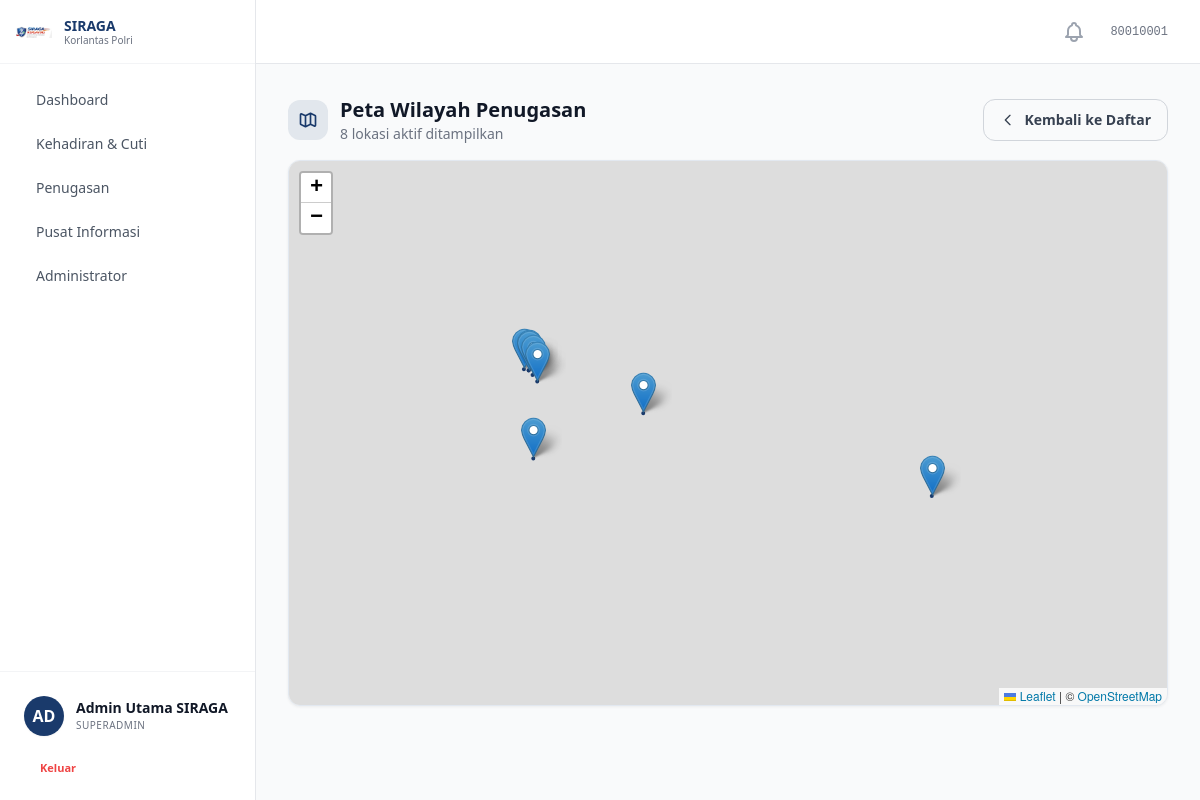
The app's page /locations/peta/ (signed in) with its own data.
### accounts/models.py (models this page shows, shortened)
class MenuItem(models.Model):
    label = models.CharField(max_length=100, verbose_name='Label')
    path = models.CharField(max_length=200, blank=True, verbose_name='Path / URL Name')
    icon = models.CharField(max_length=100, blank=True, verbose_name='Icon')
    parent = models.ForeignKey(
        'self', on_delete=models.CASCADE, null=True, blank=True,
        related_name='submenus', verbose_name='Parent Menu'
    )
    sort_order = models.IntegerField(default=0, verbose_name='Sort Order')
    is_active = models.BooleanField(default=True, verbose_name='Active')
    class Meta:
        verbose_name = 'Menu Item'
        verbose_name_plural = 'Menu Items'
        ordering = ['sort_order', 'label']
    def get_url(self):
        try:
            return reverse(self.path)
        except NoReverseMatch:
            return self.path

class Personel(AbstractBaseUser, PermissionsMixin):
    ROLE_CHOICES = [
        ('personel', 'Personel'),
        ('operator', 'Operator'),
        ('pimpinan', 'Pimpinan'),
        ('superadmin', 'Superadmin'),
    ]
    PANGKAT_CHOICES = [
        ('Bharada', 'Bharada'),
        ('Bhayangkara', 'Bhayangkara'),
        ('Bripda', 'Bripda'),
        ('Briptu', 'Briptu'),
        ('Brigpol', 'Brigpol'),
        ('Bripka', 'Bripka'),
        ('Aipda', 'Aipda'),
        ('Aiptu', 'Aiptu'),
        ('Ipda', 'Ipda'),
        ('Iptu', 'Iptu'),
        ('AKP', 'AKP'),
        ('Kompol', 'Kompol'),
        ('AKBP', 'AKBP'),
        ('Kombespol', 'Kombespol'),
        ('Brigjen Pol', 'Brigjen Pol'),
        ('Irjen Pol', 'Irjen Pol'),
        ('Komjen Pol', 'Komjen Pol'),
        ('Jenderal Pol', 'Jenderal Pol'),
    ]
    nrp = models.CharField(max_length=20, unique=True, verbose_name='NRP')
    nama_lengkap = models.CharField(max_length=200, verbose_name='Nama Lengkap')
    email = models.EmailField(blank=True, verbose_name='Email')
    no_hp = models.CharField(max_length=20, blank=True, verbose_name='No. HP')
    pangkat = models.CharField(max_length=50, choices=PANGKAT_CHOICES, blank=True, verbose_name='Pangkat')
    jabatan = models.CharField(max_length=200, blank=True, verbose_name='Jabatan')
    satker = models.ForeignKey(
        Satker, on_delete=models.SET_NULL, null=True, blank=True,
        related_name='personel', verbose_name='Satuan Kerja'
    )
    role = models.CharField(max_length=20, choices=ROLE_CHOICES, default='personel', verbose_name='Role')
    role_obj = models.ForeignKey(
        Role, on_delete=models.SET_NULL, null=True, blank=True,
        related_name='personel_set', verbose_name='Role (Object)'
    )
    foto = models.ImageField(upload_to='foto_personel/', blank=True, null=True, verbose_name='Foto')
    is_active = models.BooleanField(default=False)
    status_verifikasi = models.CharField(
        max_length=20,
        choices=[('pending', 'Pending'), ('approved', 'Approved')],
        default='pending'
    )
    is_staff = models.BooleanField(default=False)
    tanggal_bergabung = models.DateTimeField(auto_now_add=True)
    tanggal_nonaktif = models.DateTimeField(null=True, blank=True, verbose_name='Tanggal Dinonaktifkan')
    alasan_nonaktif = models.TextField(blank=True, verbose_name='Alasan Dinonaktifkan')
    objects = PersonelManager()
    USERNAME_FIELD = 'nrp'
    REQUIRED_FIELDS = ['nama_lengkap']
    class Meta:
        verbose_name = 'Personel'
        verbose_name_plural = 'Personel'
        ordering = ['nama_lengkap']
    @property
    def is_superadmin(self):
        if self.role_obj:
            return self.role_obj.nama.lower() == 'superadmin'
        return self.role == 'superadmin'

class Role(models.Model):
    nama = models.CharField(max_length=100, unique=True, verbose_name='Nama Role')
    deskripsi = models.TextField(blank=True, verbose_name='Deskripsi')
    dibuat_pada = models.DateTimeField(default=timezone.now, verbose_name='Dibuat Pada')
    menus = models.ManyToManyField(MenuItem, blank=True, related_name='roles', verbose_name='Menu Access')
    class Meta:
        verbose_name = 'Role'
        verbose_name_plural = 'Role'
        ordering = ['nama']

### locations/views.py (the view)
# urls.py: path('peta/', views.location_map, name='peta'),
@login_required
@cek_akses_menu('locations:daftar')
def location_map(request):
    _ensure_location_management_access(request)
    locations = Location.objects.filter(is_active=True)
    locations_data = [
        {
            'id': loc.pk,
            'name': loc.name,
            'type': loc.get_type_display(),
            'lat': float(loc.latitude),
            'lng': float(loc.longitude),
            'radius': loc.radius,
        }
        for loc in locations
    ]
    return render(request, 'locations/peta_lokasi.html', {
        'locations_data': locations_data,
        'total': locations.count(),
    })

### accounts/context_processor.py (called while the page is built)
def jumlah_verifikasi(request):
    if request.user.is_authenticated and (request.user.is_superadmin or request.user.is_operator):
        count = Personel.objects.filter(status_verifikasi='pending').count()
        return {'jumlah_pending_verifikasi': count}
    return {'jumlah_pending_verifikasi': 0}

### locations/views.py (called while the page is built)
def _ensure_location_management_access(request):
    if request.user.role not in ('pimpinan', 'superadmin'):
        raise PermissionDenied('Anda tidak memiliki akses ke manajemen wilayah.')

### notifikasi/context_processors.py (called while the page is built)
def notifikasi_unread_count(request):
    if request.user.is_authenticated:
        count = Notifikasi.objects.filter(user=request.user, is_read=False).count()
        return {'notif_unread_count': count}
    return {'notif_unread_count': 0}

### sprin/context_processors.py (called while the page is built)
def user_role(request):
    role = request.session.get('user_role', 'Operator')
    if role not in ['Operator', 'SDM', 'Pimpinan']:
        role = 'Operator'
    return {'user_role': role}

### templates/locations/peta_lokasi.html (shortened to what this page needs)
{% extends 'base.html' %}
{% block extra_head %}
<link rel="stylesheet" href="https://unpkg.com/leaflet@1.9.4/dist/leaflet.css" />
{% endblock %}
{% block content %}
<div class="flex flex-col gap-4">
  <div class="flex flex-col gap-3 sm:flex-row sm:items-center sm:justify-between">
    <div class="flex items-center gap-3">
      <div class="flex items-center justify-center w-10 h-10 rounded-xl bg-[#1a3a6b]/10">
      </div>
      <div>
        <h1 class="text-xl font-bold text-gray-900">Peta Wilayah Penugasan</h1>
        <p class="text-sm text-gray-500">{{ total }} lokasi aktif ditampilkan</p>
      </div>
    </div>
    <a href="{% url 'locations:daftar' %}" class="inline-flex items-center gap-2 px-4 py-2.5 rounded-xl border border-gray-300 text-sm font-semibold text-gray-700 hover:bg-gray-50 transition-colors">
      <svg class="w-4 h-4" fill="none" stroke="currentColor" viewBox="0 0 24 24"><path stroke-linecap="round" stroke-linejoin="round" stroke-width="2" d="M15 19l-7-7 7-7"/></svg>
      Kembali ke Daftar
    </a>
  </div>
  <div class="card overflow-hidden">
    <div id="fullmap" class="w-full" style="height:calc(100vh - 16rem);min-height:400px;"></div>
  </div>
</div>
{% endblock %}

### templates/base.html (shortened to what this page needs)
{% load static %}
<!DOCTYPE html>
<html lang="id" class="h-full">
<head>
  <script src="https://cdn.tailwindcss.com"></script>
  <link rel="stylesheet" href="{% static 'css/custom.css' %}" />
  {% block extra_head %}{% endblock %}
</head>
<body class="h-full bg-gray-50 text-gray-900 antialiased" x-data="{ sidebarOpen: true }">
  {% if user.is_authenticated %}
  <div class="flex h-screen overflow-hidden">
    <aside
      :class="sidebarOpen ? 'w-64' : 'w-20'"
      class="flex flex-col bg-white border-r border-gray-200 transition-all duration-300 ease-in-out z-20 overflow-x-hidden"
    >
      <div class="flex h-16 items-center justify-between px-4 border-b border-gray-100 shrink-0">
        <div class="flex items-center gap-3" x-show="sidebarOpen" x-transition:enter.opacity.duration.300ms>
          {% load static %}
          <img src="{% static 'images/logo-siraga.png' %}" alt="SIRAGA" class="w-9 h-9 object-contain" />
          <div>
            <p class="text-sm font-bold text-[#1a3a6b] leading-tight">SIRAGA</p>
            <p class="text-[10px] text-gray-500 leading-tight">Korlantas Polri</p>
          </div>
        </div>
        <button @click="sidebarOpen = !sidebarOpen"
                class="p-2 rounded-lg text-gray-400 hover:bg-gray-100 hover:text-primary transition-colors shrink-0"
                :class="!sidebarOpen ? 'mx-auto' : ''">
        </button>
      </div>
      <div class="flex-1 overflow-y-auto py-4 px-3 space-y-1 custom-scrollbar">
        {% for menu in sidebar_menus %}
          {% if not menu.submenus.all %}
            <a href="{{ menu.get_url }}"
               class="flex items-center gap-3 px-3 py-2.5 rounded-xl transition-all group hover:bg-primary/5"
               :class="!sidebarOpen ? 'justify-center' : ''">
              <span x-show="sidebarOpen" x-transition.opacity class="text-sm font-medium text-gray-600 group-hover:text-primary whitespace-nowrap">
                {{ menu.label }}
              </span>
            </a>
          {% else %}
            <div x-data="{ dropdownOpen: false }">
              <button @click="dropdownOpen = !dropdownOpen"
                      class="w-full flex items-center justify-between px-3 py-2.5 rounded-xl transition-all group hover:bg-primary/5"
                      :class="!sidebarOpen ? 'justify-center' : ''">
                <div class="flex items-center gap-3">
                  <span x-show="sidebarOpen" x-transition.opacity class="text-sm font-medium text-gray-600 group-hover:text-primary whitespace-nowrap">
                    {{ menu.label }}
                  </span>
                </div>
              </button>
            </div>
          {% endif %}
        {% endfor %}
      </div>
      <div class="mt-auto border-t border-gray-100 p-4 shrink-0">
        <a href="{% url 'accounts:profil' %}"
           class="flex items-center gap-3 p-2 rounded-xl hover:bg-gray-50 transition-all group"
           :class="!sidebarOpen ? 'justify-center' : ''">
          <div class="flex h-10 w-10 shrink-0 items-center justify-center rounded-full bg-primary text-white font-bold group-hover:ring-4 group-hover:ring-primary/10 transition-all shadow-sm">
            {% if user.foto %}
              <img src="{{ user.foto.url }}" class="h-10 w-10 rounded-full object-cover" alt="Foto Profil">
            {% else %}
              {{ user.nama_lengkap|slice:":2"|upper }}
            {% endif %}
          </div>
          <div x-show="sidebarOpen" x-transition.opacity class="flex flex-col overflow-hidden whitespace-nowrap">
            <span class="text-sm font-semibold text-gray-900 truncate">{{ user.nama_lengkap }}</span>
            <span class="text-[10px] text-gray-500 truncate uppercase tracking-wider font-medium">{{ user.role_obj.nama}}</span>
          </div>
        </a>
        <form action="{% url 'accounts:logout' %}" method="POST" class="mt-2">
          <button type="submit"
                  class="flex w-full items-center gap-3 px-3 py-2 text-[11px] font-bold text-red-500 hover:bg-red-50 rounded-lg transition-colors"
                  :class="!sidebarOpen ? 'justify-center' : ''">
            <span x-show="sidebarOpen" x-transition.opacity>Keluar</span>
          </button>
        </form>
      </div>
    </aside>
    <main class="flex-1 flex flex-col min-w-0 bg-gray-50 overflow-hidden">
      <header class="h-16 bg-white border-b border-gray-200 flex items-center justify-between px-8 shrink-0">
        <div class="flex items-center gap-4">
          <div class="relative" id="notification-dropdown-wrapper">
              <button type="button" id="notification-btn" class="relative p-2 text-gray-400 hover:text-[#1a3a6b] transition-colors focus:outline-none">
              </button>
          </div>
          <span class="text-xs text-gray-500 font-mono">{{ user.nrp }}</span>
        </div>
      </header>
      <div class="flex-1 overflow-y-auto p-8 custom-scrollbar">
        {% block content %}{% endblock %}
      </div>
    </main>
  </div>
  {% else %}
      {% block full_page %}{% endblock %}
  {% endif %}
</body>
</html>

### static/css/custom.css (style rules this page uses)
html { scroll-behavior: smooth; }
.card { background: white; border: 1px solid #e2e8f0; border-radius: 12px; box-shadow: 0 1px 3px rgba(0,0,0,0.06); }

### records on screen
MenuItem: label "Dashboard"
MenuItem: label "Kehadiran & Cuti"
MenuItem: label "Penugasan"
MenuItem: label "Pusat Informasi"
MenuItem: label "Administrator"
Personel: nama_lengkap "AD", nama_lengkap "Admin Utama SIRAGA", role_obj.nama "SUPERADMIN", nrp "80010001"

### other values on screen
{{ total }} "8"
